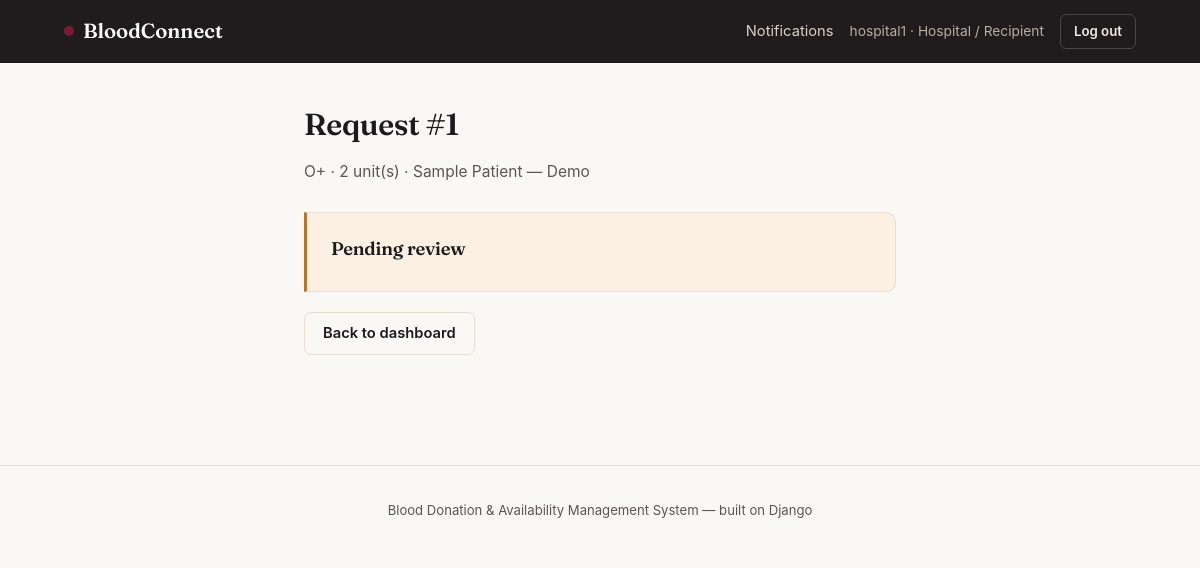
/hospital/request/1/ (signed in), run on the app's committed database.
### core/models.py (models this page shows, shortened)
class User(AbstractUser):
    class Role(models.TextChoices):
        DONOR = "DONOR", "Donor"
        STAFF = "STAFF", "Blood Bank Staff"
        HOSPITAL = "HOSPITAL", "Hospital / Recipient"
        ADMIN = "ADMIN", "System Administrator"
    role = models.CharField(max_length=10, choices=Role.choices, default=Role.DONOR)
    phone = models.CharField(max_length=15, blank=True)

class BloodRequest(models.Model):
    class Status(models.TextChoices):
        PENDING = "PENDING", "Pending"
        APPROVED = "APPROVED", "Approved"
        ISSUED = "ISSUED", "Issued"
        REJECTED = "REJECTED", "Rejected"
    hospital = models.ForeignKey(User, on_delete=models.CASCADE, related_name="requests")
    branch = models.ForeignKey(Branch, on_delete=models.SET_NULL, null=True)
    blood_group = models.CharField(max_length=3, choices=BLOOD_GROUP_CHOICES)
    units_needed = models.PositiveIntegerField(default=1)
    patient_name = models.CharField(max_length=120)
    is_emergency = models.BooleanField(default=False)
    status = models.CharField(max_length=10, choices=Status.choices, default=Status.PENDING)
    created_at = models.DateTimeField(auto_now_add=True)
    issued_units = models.ManyToManyField(BloodUnit, blank=True, related_name="issued_to_request")

### core/views.py (the view)
# urls.py: path("hospital/request/<int:request_id>/", views.track_request, name="track_request"),
@login_required
@user_passes_test(is_hospital_role)
def track_request(request, request_id):
    br = get_object_or_404(BloodRequest, id=request_id, hospital=request.user)
    return render(request, "core/track_request.html", {"br": br})

### core/context_processors.py (called while the page is built)
def notifications(request):
    if request.user.is_authenticated:
        count = request.user.notifications.filter(is_read=False).count()
        return {"unread_notification_count": count}
    return {"unread_notification_count": 0}

### core/views.py (called while the page is built)
def is_hospital_role(u):
    return u.is_authenticated and u.role == User.Role.HOSPITAL

### templates/core/track_request.html (shortened to what this page needs)
{% extends "base.html" %}
{% block content %}
<div class="container-narrow">
  <div class="page-head"><div><h1>Request #{{ br.id }}</h1><p>{{ br.blood_group }} · {{ br.units_needed }} unit(s) · {{ br.patient_name }}</p></div></div>
  <div class="panel {% if br.status == 'ISSUED' %}panel-healthy{% elif br.status == 'REJECTED' %}panel-danger{% elif br.status == 'PENDING' %}panel-action{% endif %}">
    <h3 style="margin-bottom:6px;">
      {% if br.status == "ISSUED" %}Issued
      {% elif br.status == "APPROVED" %}Approved — awaiting issue
      {% elif br.status == "REJECTED" %}Rejected
      {% else %}Pending review{% endif %}
    </h3>
  </div>
  <a href="{% url 'hospital_dashboard' %}" class="btn btn-outline">Back to dashboard</a>
</div>
{% endblock %}

### templates/base.html (shortened to what this page needs)
<!DOCTYPE html>
<html lang="en">
<head>
{% load static %}
</head>
<body>
<div class="topbar">
  <div class="container">
    <a href="{% url 'home' %}" class="brand"><span class="dot"></span>BloodConnect</a>
    <div class="topbar-right">
      {% if user.is_authenticated %}
        {% if user.role != "ADMIN" %}
          <a href="{% url 'notifications' %}" class="link">Notifications{% if unread_notification_count %}<span class="bell-badge">{{ unread_notification_count }}</span>{% endif %}</a>
        {% endif %}
        <span class="who">{{ user.username }} · {{ user.get_role_display }}</span>
        <a href="{% url 'logout' %}" class="btn btn-ghost-light btn-sm">Log out</a>
      {% else %}
        <a href="{% url 'login' %}" class="link">Log in</a>
        <a href="{% url 'signup_donor' %}" class="btn btn-primary btn-sm">Become a donor</a>
      {% endif %}
    </div>
  </div>
</div>
<div class="page">
  <div class="container">
    {% block content %}{% endblock %}
  </div>
</div>
<footer>Blood Donation &amp; Availability Management System — built on Django</footer>
</body>
</html>

### data on the page
User: username "hospital1", role "Hospital / Recipient"
BloodRequest: id "1", blood_group "O+", units_needed "2", patient_name "Sample Patient — Demo"
